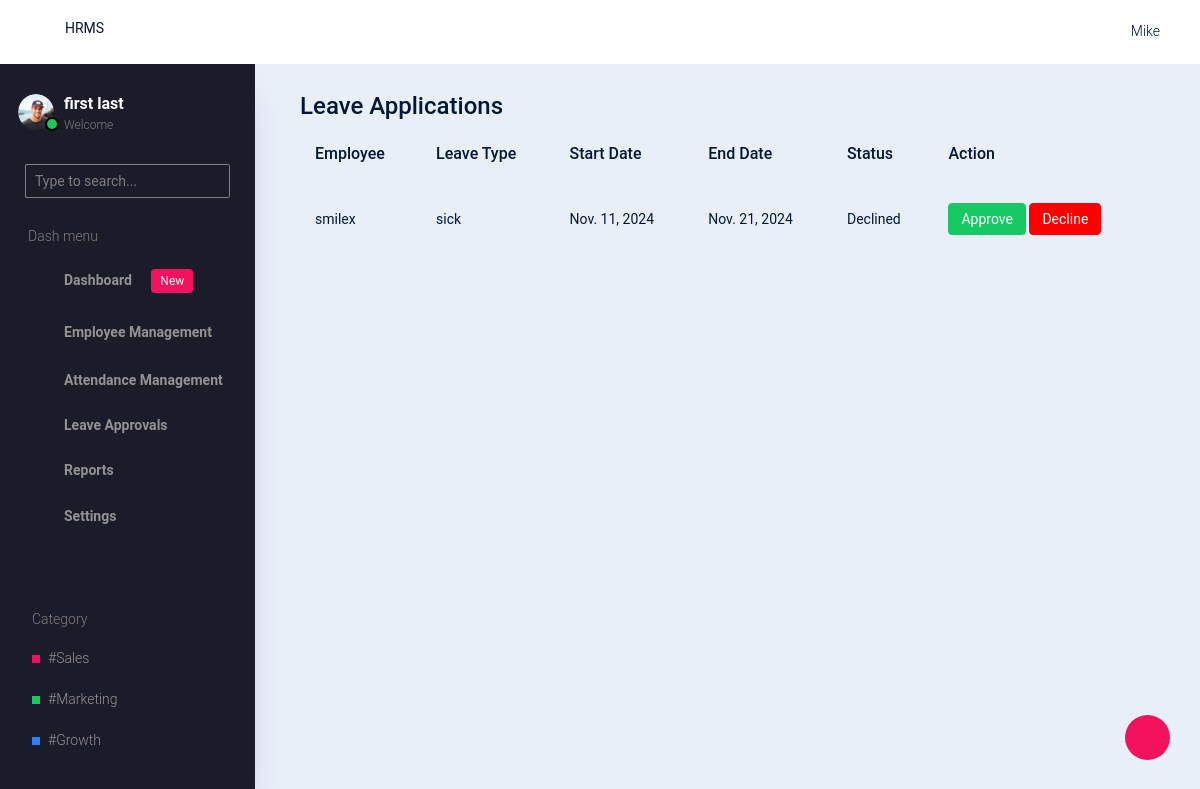
Page /review_leaves/ (signed in) on the earlier database version.
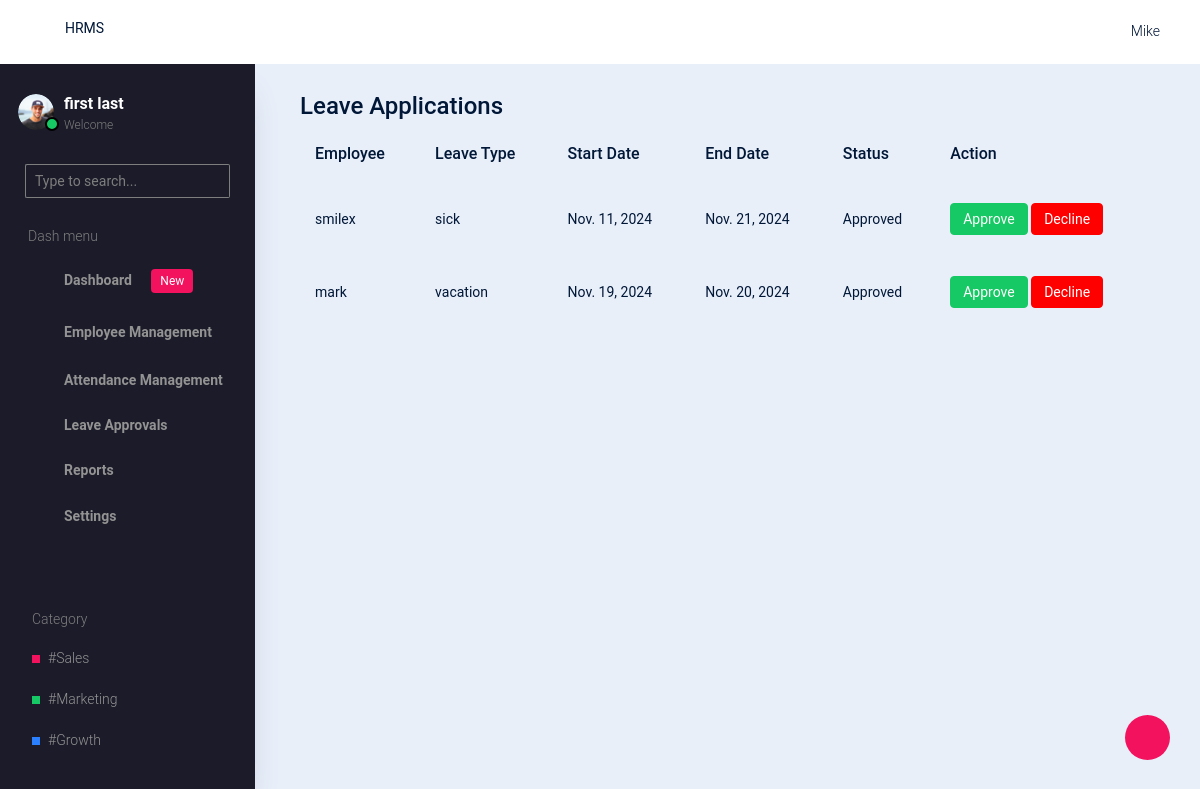
Same page on the later database version.
### hrms/models.py (models this page shows, shortened)
class LeaveRequest(models.Model):
    STATUS_CHOICES = [
        ('PENDING', 'Pending'),
        ('APPROVED', 'Approved'),
        ('DECLINED', 'Declined'),
    ]
    employee = models.ForeignKey(CustomUser, on_delete=models.CASCADE, related_name="leave_requests")
    leave_type = models.CharField(max_length=20, choices=[
        ('vacation', 'Vacation'),
        ('sick', 'Sick Leave'),
        ('personal', 'Personal Leave'),
    ])
    start_date = models.DateField()
    end_date = models.DateField()
    days_requested = models.IntegerField(editable=False, default=0)
    days_approved = models.IntegerField(null=True, blank=True)
    reason = models.TextField()
    status = models.CharField(max_length=10, choices=STATUS_CHOICES, default='PENDING')
    notes = models.TextField(blank=True, null=True)

### accounts/models.py (models this page shows, shortened)
class CustomUser(AbstractUser):
    ROLE_CHOICES = [
        ('admin', 'Admin'),
        ('hr_manager', 'HR Manager'),
        ('employee', 'Employee'),
    ]
    role = models.CharField(max_length=20, choices=ROLE_CHOICES, default='employee')
    gender = models.CharField(max_length=20, choices=[('male', 'Male'), ('female', 'Female')], default='male')
    phone = models.CharField(max_length=15, blank=True, null=True)
    position = models.CharField(max_length=100, blank=True, null=True)
    department = models.ForeignKey(Department, on_delete=models.CASCADE, default=None, null=True)
    start_date = models.DateField(blank=True, null=True)
    exit_date = models.DateField(null=True, blank=True)
    reason_for_leaving = models.CharField(max_length=255, null=True, blank=True)

### hrms/views.py (the view)
# urls.py: path('review_leaves/',leave_requests,name='reviewleaves'),
@login_required
def leave_requests(request):
    leave_requests = LeaveRequest.objects.all()
    return render(request, 'hrms/admin/leave-approvals/leave_requests.html', {'leave_requests': leave_requests})

### hrms/templates/hrms/admin/leave-approvals/leave_requests.html
{% extends 'hrms/admin/base.html' %}
{% block content %}
<div class="container">
    <h2>Leave Applications</h2>
    <table class="table table-striped">
        <thead>
            <tr>
                <th>Employee</th>
                <th>Leave Type</th>
                <th>Start Date</th>
                <th>End Date</th>
                <th>Status</th>
                <th>Action</th>
            </tr>
        </thead>
        <tbody>
            {% for leave in leave_requests %}
            <tr>
                <td>{{ leave.employee.username }}</td>
                <td>{{ leave.leave_type }}</td>
                <td>{{ leave.start_date }}</td>
                <td>{{ leave.end_date }}</td>
                <td>{{ leave.get_status_display }}</td>
                <td>
                    <a href="{% url 'update_leave_status' leave.id 'APPROVED' %}" class="btn btn-sm btn-success">Approve</a>
                    <a href="{% url 'update_leave_status' leave.id 'DECLINED' %}" class="btn btn-sm btn-danger">Decline</a>
                </td>
            </tr>
            {% endfor %}
        </tbody>
    </table>
</div>
{% endblock %}

Differences in the rows shown:
changed LeaveRequest "sick": status "Declined" → "Approved"
added LeaveRequest: employee.username "mark", leave_type "vacation", start_date "Nov. 19, 2024", end_date "Nov. 20, 2024", status "Approved"
